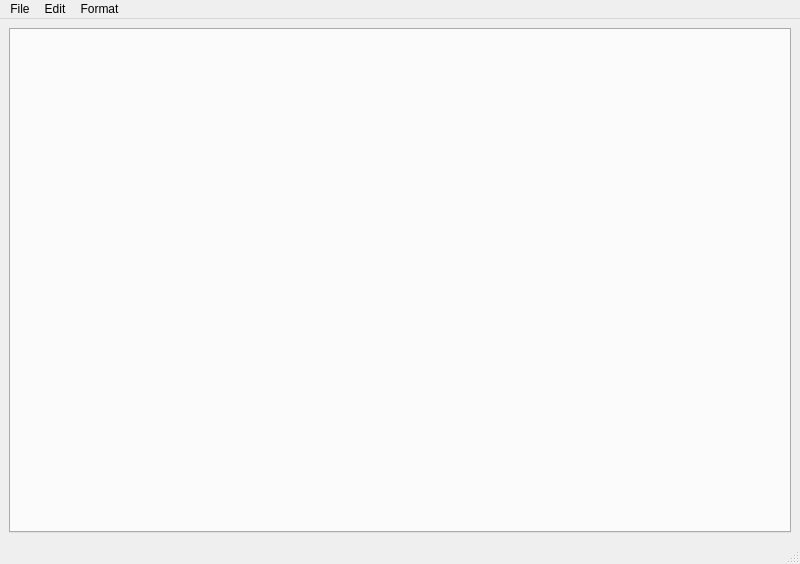
<?xml version="1.0" encoding="UTF-8"?>
<ui version="4.0">
 <class>MainWindow</class>
 <widget class="QMainWindow" name="MainWindow">
  <property name="geometry">
   <rect>
    <x>0</x>
    <y>0</y>
    <width>800</width>
    <height>564</height>
   </rect>
  </property>
  <property name="windowTitle">
   <string>Notepad</string>
  </property>
  <property name="windowIcon">
   <iconset>
    <normaloff>Notepad.png</normaloff>Notepad.png</iconset>
  </property>
  <property name="iconSize">
   <size>
    <width>50</width>
    <height>50</height>
   </size>
  </property>
  <widget class="QWidget" name="centralwidget">
   <layout class="QGridLayout" name="gridLayout">
    <item row="0" column="0">
     <widget class="QTabWidget" name="tabWidget">
      <property name="sizePolicy">
       <sizepolicy hsizetype="Expanding" vsizetype="Expanding">
        <horstretch>0</horstretch>
        <verstretch>0</verstretch>
       </sizepolicy>
      </property>
      <property name="acceptDrops">
       <bool>true</bool>
      </property>
      <property name="statusTip">
       <string/>
      </property>
      <property name="tabShape">
       <enum>QTabWidget::Triangular</enum>
      </property>
      <property name="currentIndex">
       <number>-1</number>
      </property>
      <property name="tabsClosable">
       <bool>true</bool>
      </property>
      <property name="movable">
       <bool>false</bool>
      </property>
     </widget>
    </item>
   </layout>
  </widget>
  <widget class="QMenuBar" name="menubar">
   <property name="geometry">
    <rect>
     <x>0</x>
     <y>0</y>
     <width>800</width>
     <height>26</height>
    </rect>
   </property>
   <widget class="QMenu" name="menuFile">
    <property name="title">
     <string>File</string>
    </property>
    <widget class="QMenu" name="menuOpen">
     <property name="maximumSize">
      <size>
       <width>16777215</width>
       <height>16777204</height>
      </size>
     </property>
     <property name="statusTip">
      <string/>
     </property>
     <property name="title">
      <string>Open</string>
     </property>
     <property name="toolTipsVisible">
      <bool>true</bool>
     </property>
     <addaction name="actionNew_Tab"/>
     <addaction name="actionCurrent_Tab"/>
    </widget>
    <addaction name="actionNew"/>
    <addaction name="menuOpen"/>
    <addaction name="actionSave"/>
    <addaction name="actionSaveAs"/>
    <addaction name="separator"/>
    <addaction name="actionPrint"/>
    <addaction name="actionExit"/>
   </widget>
   <widget class="QMenu" name="menuEdit">
    <property name="title">
     <string>Edit</string>
    </property>
    <addaction name="actionCut"/>
    <addaction name="actionCopy"/>
    <addaction name="actionpaste"/>
    <addaction name="separator"/>
    <addaction name="actionTime_Date"/>
   </widget>
   <widget class="QMenu" name="menuFormat">
    <property name="title">
     <string>Format</string>
    </property>
    <addaction name="actionFont"/>
   </widget>
   <addaction name="menuFile"/>
   <addaction name="menuEdit"/>
   <addaction name="menuFormat"/>
  </widget>
  <widget class="QStatusBar" name="statusbar"/>
  <action name="actionNew">
   <property name="text">
    <string>New</string>
   </property>
   <property name="shortcut">
    <string>Ctrl+N</string>
   </property>
  </action>
  <action name="actionSave">
   <property name="text">
    <string>Save</string>
   </property>
   <property name="shortcut">
    <string>Ctrl+S</string>
   </property>
  </action>
  <action name="actionPrint">
   <property name="text">
    <string>Print</string>
   </property>
   <property name="shortcut">
    <string>Ctrl+P</string>
   </property>
  </action>
  <action name="actionExit">
   <property name="text">
    <string>Exit</string>
   </property>
  </action>
  <action name="actionCut">
   <property name="text">
    <string>Cut</string>
   </property>
   <property name="shortcut">
    <string>Ctrl+X</string>
   </property>
  </action>
  <action name="actionCopy">
   <property name="text">
    <string>Copy</string>
   </property>
   <property name="shortcut">
    <string>Ctrl+C</string>
   </property>
  </action>
  <action name="actionpaste">
   <property name="text">
    <string>Paste</string>
   </property>
   <property name="shortcut">
    <string>Ctrl+V</string>
   </property>
  </action>
  <action name="actionTime_Date">
   <property name="text">
    <string>Time/Date</string>
   </property>
   <property name="shortcut">
    <string>Alt+T</string>
   </property>
  </action>
  <action name="actionFont">
   <property name="text">
    <string>Font</string>
   </property>
  </action>
  <action name="actionNew_Tab">
   <property name="text">
    <string>New Tab</string>
   </property>
   <property name="shortcut">
    <string>Ctrl+O</string>
   </property>
  </action>
  <action name="actionCurrent_Tab">
   <property name="text">
    <string>Current Tab</string>
   </property>
   <property name="toolTip">
    <string>Current Tab</string>
   </property>
   <property name="shortcut">
    <string>Ctrl+Shift+O</string>
   </property>
  </action>
  <action name="actionSaveAs">
   <property name="text">
    <string>SaveAs</string>
   </property>
   <property name="shortcut">
    <string>Ctrl+Shift+S</string>
   </property>
  </action>
 </widget>
 <resources/>
 <connections/>
</ui>
